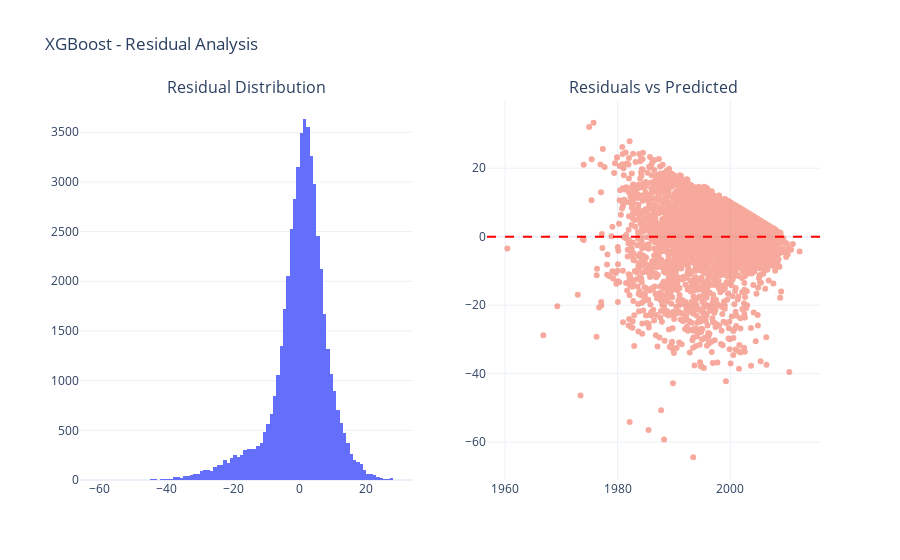

Notebook code for this chart:
### Code cell
residuals = y_test - best_predictions

fig = make_subplots(rows=1, cols=2, subplot_titles=['Residual Distribution', 'Residuals vs Predicted'])

fig.add_trace(
    go.Histogram(x=residuals, nbinsx=100, name='Residuals'),
    row=1, col=1
)

fig.add_trace(
    go.Scatter(
        x=best_predictions[sample_idx],
        y=residuals[sample_idx],
        mode='markers',
        name='Residuals',
        opacity=0.5
    ),
    row=1, col=2
)
fig.add_hline(y=0, line_dash='dash', line_color='red', row=1, col=2)

fig.update_layout(title=f'{best_model_name} - Residual Analysis', template='plotly_white', showlegend=False)
fig.write_html('reports/figures/37_residual_analysis.html')
fig.show()

print(f"\nResidual Statistics:")
print(f"Mean: {residuals.mean():.4f}")
print(f"Std: {residuals.std():.4f}")
print(f"Skewness: {pd.Series(residuals).skew():.4f}")
print(f"Kurtosis: {pd.Series(residuals).kurtosis():.4f}")

### Figure 1 — Plotly figure (JSON) as saved in the notebook; plotly's stock layout.template omitted (floating-point values rounded to 4 significant figures; data arrays with more than 128 entries replaced by an {"elided": "..."} marker saying what was removed)
{"data": [{"name": "Residuals", "nbinsx": 100, "type": "histogram", "x": {"elided": "51514 float values"}, "xaxis": "x", "yaxis": "y"}, {"mode": "markers", "name": "Residuals", "opacity": 0.5, "type": "scatter", "x": {"elided": "5000 float values"}, "xaxis": "x2", "y": {"elided": "5000 float values"}, "yaxis": "y2"}], "layout": {"annotations": [{"font": {"size": 16}, "showarrow": false, "text": "Residual Distribution", "x": 0.225, "xanchor": "center", "xref": "paper", "y": 1, "yanchor": "bottom", "yref": "paper"}, {"font": {"size": 16}, "showarrow": false, "text": "Residuals vs Predicted", "x": 0.775, "xanchor": "center", "xref": "paper", "y": 1, "yanchor": "bottom", "yref": "paper"}], "shapes": [{"line": {"color": "red", "dash": "dash"}, "type": "line", "x0": 0, "x1": 1, "xref": "x2 domain", "y0": 0, "y1": 0, "yref": "y2"}], "showlegend": false, "title": {"text": "XGBoost - Residual Analysis"}, "xaxis": {"anchor": "y", "domain": [0, 0.45]}, "xaxis2": {"anchor": "y2", "domain": [0.55, 1]}, "yaxis": {"anchor": "x", "domain": [0, 1]}, "yaxis2": {"anchor": "x2", "domain": [0, 1]}}}
